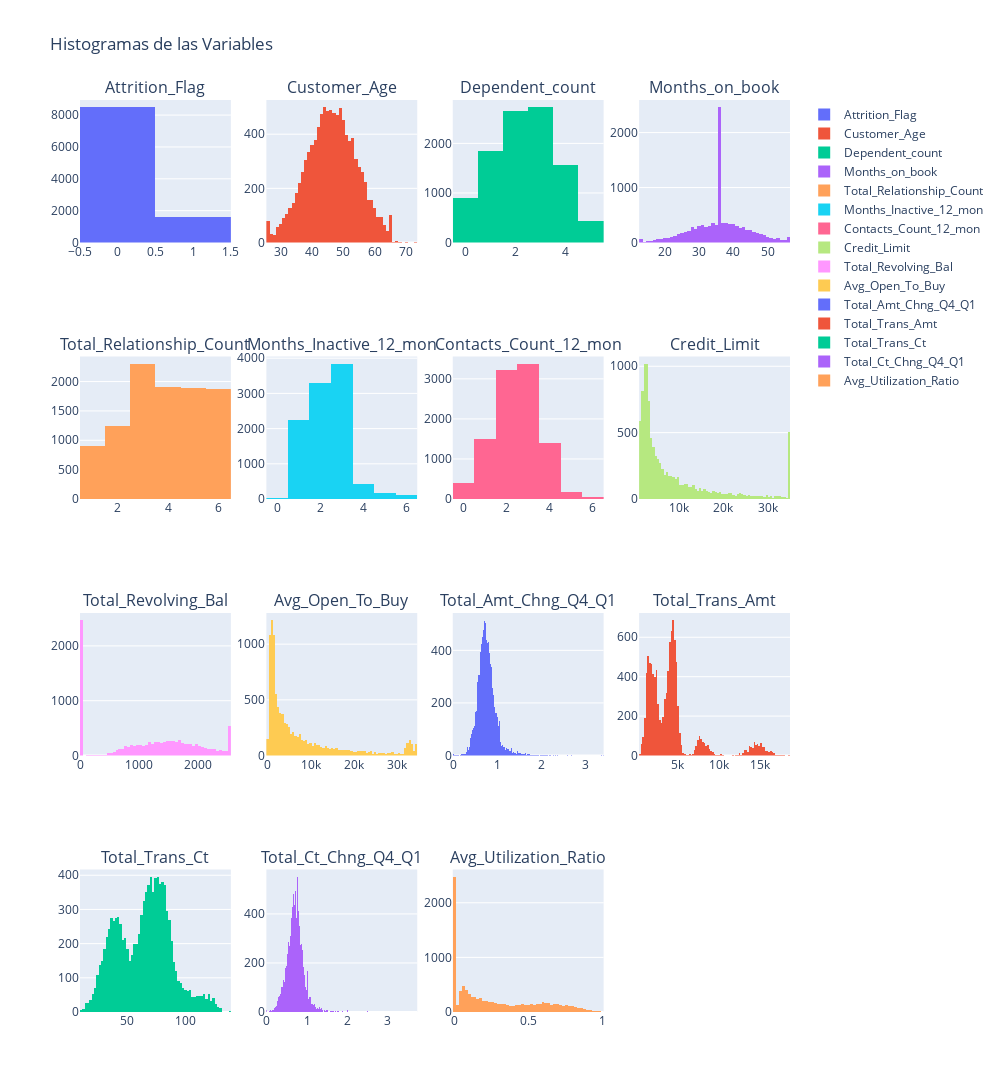

Notebook code cell kept with this figure:
### Code cell
cols = 4
rows = len(df.columns) // cols + (len(df.columns) % cols > 0)
fig = make_subplots(rows=rows, cols=cols, subplot_titles=df.columns)
for i, column in enumerate(df.columns):
    row = i // cols + 1
    col = i % cols + 1
    fig.add_trace(
        go.Histogram(x=df[column], name=column),
        row=row, col=col
    )
fig.update_layout(height=300 * rows, width=1000, title_text="Histogramas de las Variables")
fig.show()

### Figure 1 — Plotly figure (JSON) as saved in the notebook; plotly's stock layout.template omitted (floating-point values rounded to 4 significant figures; data arrays with more than 128 entries replaced by an {"elided": "..."} marker saying what was removed)
{"data": [{"name": "Attrition_Flag", "type": "histogram", "x": {"elided": "10127 int values"}, "xaxis": "x", "yaxis": "y"}, {"name": "Customer_Age", "type": "histogram", "x": {"elided": "10127 int values"}, "xaxis": "x2", "yaxis": "y2"}, {"name": "Dependent_count", "type": "histogram", "x": {"elided": "10127 int values"}, "xaxis": "x3", "yaxis": "y3"}, {"name": "Months_on_book", "type": "histogram", "x": {"elided": "10127 int values"}, "xaxis": "x4", "yaxis": "y4"}, {"name": "Total_Relationship_Count", "type": "histogram", "x": {"elided": "10127 int values"}, "xaxis": "x5", "yaxis": "y5"}, {"name": "Months_Inactive_12_mon", "type": "histogram", "x": {"elided": "10127 int values"}, "xaxis": "x6", "yaxis": "y6"}, {"name": "Contacts_Count_12_mon", "type": "histogram", "x": {"elided": "10127 int values"}, "xaxis": "x7", "yaxis": "y7"}, {"name": "Credit_Limit", "type": "histogram", "x": {"elided": "10127 float values"}, "xaxis": "x8", "yaxis": "y8"}, {"name": "Total_Revolving_Bal", "type": "histogram", "x": {"elided": "10127 int values"}, "xaxis": "x9", "yaxis": "y9"}, {"name": "Avg_Open_To_Buy", "type": "histogram", "x": {"elided": "10127 float values"}, "xaxis": "x10", "yaxis": "y10"}, {"name": "Total_Amt_Chng_Q4_Q1", "type": "histogram", "x": {"elided": "10127 float values"}, "xaxis": "x11", "yaxis": "y11"}, {"name": "Total_Trans_Amt", "type": "histogram", "x": {"elided": "10127 int values"}, "xaxis": "x12", "yaxis": "y12"}, {"name": "Total_Trans_Ct", "type": "histogram", "x": {"elided": "10127 int values"}, "xaxis": "x13", "yaxis": "y13"}, {"name": "Total_Ct_Chng_Q4_Q1", "type": "histogram", "x": {"elided": "10127 float values"}, "xaxis": "x14", "yaxis": "y14"}, {"name": "Avg_Utilization_Ratio", "type": "histogram", "x": {"elided": "10127 float values"}, "xaxis": "x15", "yaxis": "y15"}], "layout": {"annotations": [{"font": {"size": 16}, "showarrow": false, "text": "Attrition_Flag", "x": 0.1062, "xanchor": "center", "xref": "paper", "y": 1, "yanchor": "bottom", "yref": "paper"}, {"font": {"size": 16}, "showarrow": false, "text": "Customer_Age", "x": 0.3688, "xanchor": "center", "xref": "paper", "y": 1, "yanchor": "bottom", "yref": "paper"}, {"font": {"size": 16}, "showarrow": false, "text": "Dependent_count", "x": 0.6313, "xanchor": "center", "xref": "paper", "y": 1, "yanchor": "bottom", "yref": "paper"}, {"font": {"size": 16}, "showarrow": false, "text": "Months_on_book", "x": 0.8938, "xanchor": "center", "xref": "paper", "y": 1, "yanchor": "bottom", "yref": "paper"}, {"font": {"size": 16}, "showarrow": false, "text": "Total_Relationship_Count", "x": 0.1062, "xanchor": "center", "xref": "paper", "y": 0.7188, "yanchor": "bottom", "yref": "paper"}, {"font": {"size": 16}, "showarrow": false, "text": "Months_Inactive_12_mon", "x": 0.3688, "xanchor": "center", "xref": "paper", "y": 0.7188, "yanchor": "bottom", "yref": "paper"}, {"font": {"size": 16}, "showarrow": false, "text": "Contacts_Count_12_mon", "x": 0.6313, "xanchor": "center", "xref": "paper", "y": 0.7188, "yanchor": "bottom", "yref": "paper"}, {"font": {"size": 16}, "showarrow": false, "text": "Credit_Limit", "x": 0.8938, "xanchor": "center", "xref": "paper", "y": 0.7188, "yanchor": "bottom", "yref": "paper"}, {"font": {"size": 16}, "showarrow": false, "text": "Total_Revolving_Bal", "x": 0.1062, "xanchor": "center", "xref": "paper", "y": 0.4375, "yanchor": "bottom", "yref": "paper"}, {"font": {"size": 16}, "showarrow": false, "text": "Avg_Open_To_Buy", "x": 0.3688, "xanchor": "center", "xref": "paper", "y": 0.4375, "yanchor": "bottom", "yref": "paper"}, {"font": {"size": 16}, "showarrow": false, "text": "Total_Amt_Chng_Q4_Q1", "x": 0.6313, "xanchor": "center", "xref": "paper", "y": 0.4375, "yanchor": "bottom", "yref": "paper"}, {"font": {"size": 16}, "showarrow": false, "text": "Total_Trans_Amt", "x": 0.8938, "xanchor": "center", "xref": "paper", "y": 0.4375, "yanchor": "bottom", "yref": "paper"}, {"font": {"size": 16}, "showarrow": false, "text": "Total_Trans_Ct", "x": 0.1062, "xanchor": "center", "xref": "paper", "y": 0.1562, "yanchor": "bottom", "yref": "paper"}, {"font": {"size": 16}, "showarrow": false, "text": "Total_Ct_Chng_Q4_Q1", "x": 0.3688, "xanchor": "center", "xref": "paper", "y": 0.1562, "yanchor": "bottom", "yref": "paper"}, {"font": {"size": 16}, "showarrow": false, "text": "Avg_Utilization_Ratio", "x": 0.6313, "xanchor": "center", "xref": "paper", "y": 0.1562, "yanchor": "bottom", "yref": "paper"}], "height": 1200, "title": {"text": "Histogramas de las Variables"}, "width": 1000, "xaxis": {"anchor": "y", "domain": [0, 0.2125]}, "xaxis10": {"anchor": "y10", "domain": [0.2625, 0.475]}, "xaxis11": {"anchor": "y11", "domain": [0.525, 0.7375]}, "xaxis12": {"anchor": "y12", "domain": [0.7875, 1]}, "xaxis13": {"anchor": "y13", "domain": [0, 0.2125]}, "xaxis14": {"anchor": "y14", "domain": [0.2625, 0.475]}, "xaxis15": {"anchor": "y15", "domain": [0.525, 0.7375]}, "xaxis16": {"anchor": "y16", "domain": [0.7875, 1]}, "xaxis2": {"anchor": "y2", "domain": [0.2625, 0.475]}, "xaxis3": {"anchor": "y3", "domain": [0.525, 0.7375]}, "xaxis4": {"anchor": "y4", "domain": [0.7875, 1]}, "xaxis5": {"anchor": "y5", "domain": [0, 0.2125]}, "xaxis6": {"anchor": "y6", "domain": [0.2625, 0.475]}, "xaxis7": {"anchor": "y7", "domain": [0.525, 0.7375]}, "xaxis8": {"anchor": "y8", "domain": [0.7875, 1]}, "xaxis9": {"anchor": "y9", "domain": [0, 0.2125]}, "yaxis": {"anchor": "x", "domain": [0.8438, 1]}, "yaxis10": {"anchor": "x10", "domain": [0.2812, 0.4375]}, "yaxis11": {"anchor": "x11", "domain": [0.2812, 0.4375]}, "yaxis12": {"anchor": "x12", "domain": [0.2812, 0.4375]}, "yaxis13": {"anchor": "x13", "domain": [0, 0.1562]}, "yaxis14": {"anchor": "x14", "domain": [0, 0.1562]}, "yaxis15": {"anchor": "x15", "domain": [0, 0.1562]}, "yaxis16": {"anchor": "x16", "domain": [0, 0.1562]}, "yaxis2": {"anchor": "x2", "domain": [0.8438, 1]}, "yaxis3": {"anchor": "x3", "domain": [0.8438, 1]}, "yaxis4": {"anchor": "x4", "domain": [0.8438, 1]}, "yaxis5": {"anchor": "x5", "domain": [0.5625, 0.7188]}, "yaxis6": {"anchor": "x6", "domain": [0.5625, 0.7188]}, "yaxis7": {"anchor": "x7", "domain": [0.5625, 0.7188]}, "yaxis8": {"anchor": "x8", "domain": [0.5625, 0.7188]}, "yaxis9": {"anchor": "x9", "domain": [0.2812, 0.4375]}}}
